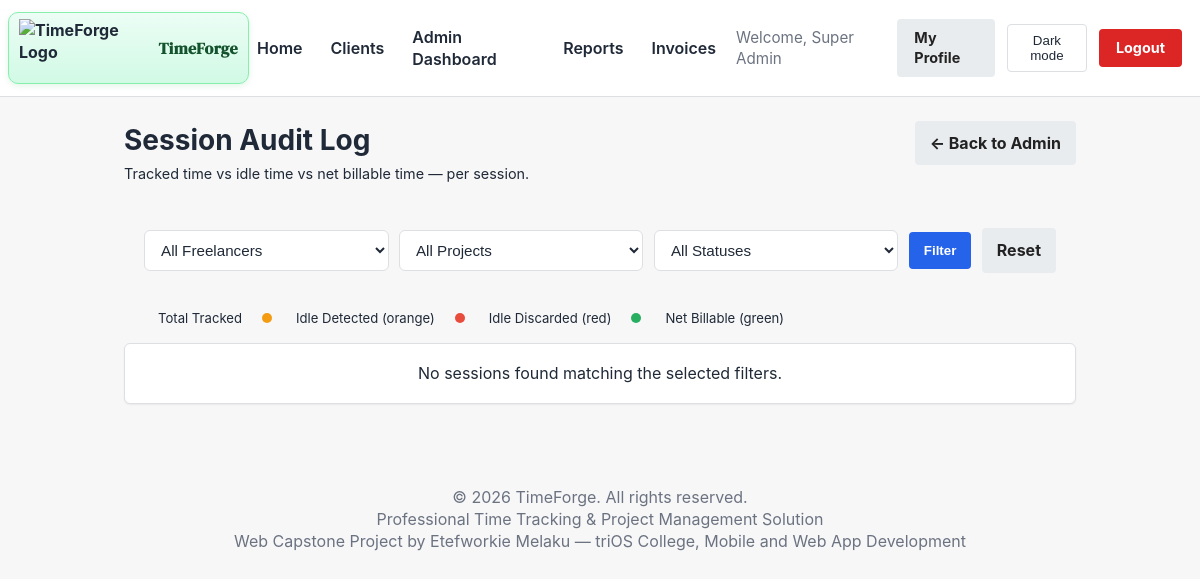
Page /admin/session_audit.php (signed in) on the earlier database version.
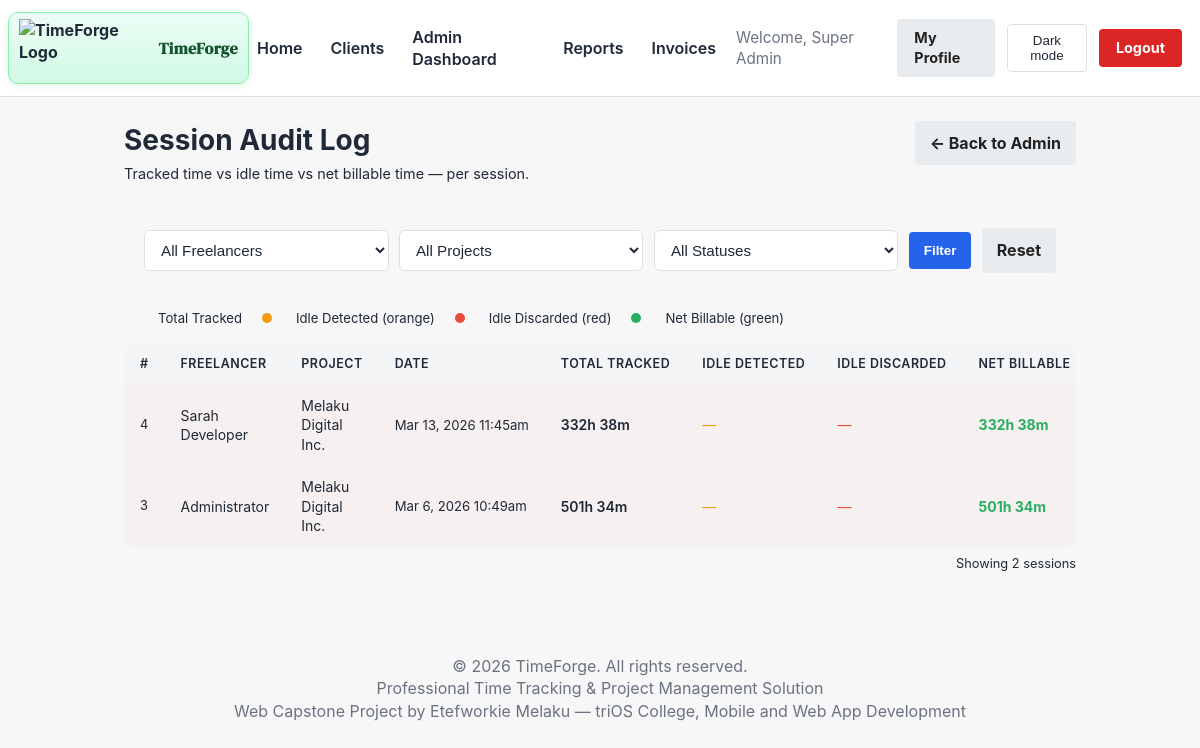
Same page on the later database version.
### tables this page shows
CREATE TABLE `users` (
  `id` int(11) NOT NULL,
  `company_id` int(11) DEFAULT NULL,
  `username` varchar(50) NOT NULL,
  `email` varchar(100) NOT NULL,
  `password` varchar(255) NOT NULL,
  `role` enum('admin','freelancer','client') NOT NULL DEFAULT 'freelancer',
  `full_name` varchar(100) NOT NULL,
  `company_name` varchar(150) DEFAULT NULL,
  `business_tagline` varchar(200) DEFAULT NULL,
  `is_active` tinyint(1) DEFAULT 1,
  `last_login` datetime DEFAULT NULL,
  `last_active_at` datetime DEFAULT NULL,
  `current_project_id` int(11) DEFAULT NULL,
  `password_reset_token` varchar(255) DEFAULT NULL,
  `password_reset_expires` datetime DEFAULT NULL,
  `created_at` timestamp NOT NULL DEFAULT current_timestamp(),
  `updated_at` timestamp NOT NULL DEFAULT current_timestamp() ON UPDATE current_timestamp()
);

CREATE TABLE `time_entries` (
  `id` int(11) NOT NULL,
  `company_id` int(11) DEFAULT NULL,
  `project_id` int(11) NOT NULL,
  `user_id` int(11) DEFAULT NULL,
  `start_time` datetime NOT NULL,
  `end_time` datetime DEFAULT NULL,
  `total_seconds` int(11) DEFAULT 0,
  `description` text DEFAULT NULL,
  `is_billable` tinyint(1) DEFAULT 1,
  `is_idle_detected` tinyint(1) DEFAULT 0,
  `status` enum('running','paused','completed','pending','approved','rejected','abandoned') DEFAULT 'completed',
  `entry_type` enum('timer','manual') DEFAULT 'timer',
  `reviewed_by` int(11) DEFAULT NULL,
  `reviewed_at` datetime DEFAULT NULL,
  `rejection_reason` varchar(255) DEFAULT NULL,
  `created_at` timestamp NOT NULL DEFAULT current_timestamp(),
  `updated_at` timestamp NOT NULL DEFAULT current_timestamp() ON UPDATE current_timestamp(),
  `idle_seconds` int(11) DEFAULT 0 COMMENT 'Total idle seconds detected during this session',
  `discarded_idle_seconds` int(11) DEFAULT 0 COMMENT 'Idle seconds the user chose to discard',
  `activity_score_avg` float DEFAULT NULL COMMENT 'Average activity events per heartbeat minute',
  `close_reason` enum('manual','auto','abandoned') DEFAULT 'manual' COMMENT 'How the session was closed'
);

CREATE TABLE `projects` (
  `id` int(11) NOT NULL,
  `company_id` int(11) DEFAULT NULL,
  `project_name` varchar(100) NOT NULL,
  `description` text DEFAULT NULL,
  `client_id` int(11) NOT NULL,
  `created_by` int(11) DEFAULT NULL,
  `hourly_rate` decimal(10,2) DEFAULT 0.00,
  `budget` decimal(10,2) DEFAULT NULL,
  `deadline` date DEFAULT NULL,
  `status` enum('active','completed','archived') DEFAULT 'active',
  `stage` enum('planning','in_progress','review','testing','on_hold','completed','archived') DEFAULT 'planning',
  `created_at` timestamp NOT NULL DEFAULT current_timestamp(),
  `updated_at` timestamp NOT NULL DEFAULT current_timestamp() ON UPDATE current_timestamp(),
  `deleted_at` timestamp NULL DEFAULT NULL,
  `deleted_by` int(11) DEFAULT NULL,
  `deletion_requested` tinyint(1) DEFAULT 0,
  `deletion_requested_by` int(11) DEFAULT NULL,
  `deletion_requested_at` timestamp NULL DEFAULT NULL,
  `deletion_reason` text DEFAULT NULL,
  `progress_percentage` int(11) DEFAULT 0,
  `budget_alert_75` tinyint(1) DEFAULT 0,
  `budget_alert_90` tinyint(1) DEFAULT 0,
  `budget_alert_100` tinyint(1) DEFAULT 0,
  `tax_rate` decimal(5,2) DEFAULT 0.00 COMMENT 'Default tax percentage for invoices on this project'
);

### src/Core/Auth.php (called while the page is built, shortened)
<?php
function devBypassEnabled() {
    return defined('DEV_AUTH_BYPASS') && DEV_AUTH_BYPASS === true;
}
function getCurrentUser() {
    return isset($_SESSION['user_id']) ? $_SESSION : null;
}
function isLoggedIn() {
    return isset($_SESSION['user_id']) && !empty($_SESSION['user_id']);
}
function hasRole($role) {
    return isset($_SESSION['role']) && $_SESSION['role'] === $role;
}

### admin/session_audit.php (the view, shortened to what the changed rows need)
<?php
require_once __DIR__ . '/../includes/auth.php';
$where   = ['te.status IN ("completed","approved","abandoned")', 'te.company_id = :company_id'];
$params  = [':company_id' => $_SESSION['company_id']];
$whereSQL = implode(' AND ', $where);
$sql = "
    SELECT te.id,
           te.start_time,
           te.end_time,
           te.total_seconds,
           te.idle_seconds,
           te.discarded_idle_seconds,
           te.activity_score_avg,
           te.close_reason,
           te.status,
           te.description,
           u.full_name   AS freelancer,
           p.project_name        AS project_name
    FROM time_entries te
    INNER JOIN users    u ON u.id = te.user_id
    INNER JOIN projects p ON p.id = te.project_id
    WHERE $whereSQL
    ORDER BY te.start_time DESC
    LIMIT 200
";
$stmt = $pdo->prepare($sql);
$stmt->execute($params);
$entries = $stmt->fetchAll(PDO::FETCH_ASSOC);
$users_stmt = $pdo->prepare("SELECT id, full_name FROM users WHERE role IN ('freelancer','admin') AND company_id = :company_id ORDER BY full_name");
$users_stmt->execute([':company_id' => $_SESSION['company_id']]);
$users = $users_stmt->fetchAll(PDO::FETCH_ASSOC);
function fmtSeconds(int $s): string {
    $h = floor($s / 3600);
    $m = floor(($s % 3600) / 60);
    return sprintf('%dh %02dm', $h, $m);
}
?>
<!DOCTYPE html>
<html lang="en">
<head>
    <link rel="stylesheet" href="/TimeForge_Capstone/css/style.css">
    <link rel="stylesheet" href="/TimeForge_Capstone/css/session-audit.css">
</head>
<body>
<?php include_once __DIR__ . '/../includes/header_partial.php'; ?>
<div class="container">
    <div class="audit-page-header">
        <div>
            <h1 class="audit-title">Session Audit Log</h1>
        </div>
        <a href="/TimeForge_Capstone/admin/dashboard.php" class="btn btn-secondary">← Back to Admin</a>
    </div>
    <form method="GET" class="audit-filter-bar">
        <select name="user_id" class="form-control audit-select">
        </select>
        <select name="project_id" class="form-control audit-select">
        </select>
        <select name="status" class="form-control audit-select">
        </select>
        <button type="submit" class="btn btn-primary">Filter</button>
        <a href="/TimeForge_Capstone/admin/session_audit.php" class="btn btn-secondary">Reset</a>
    </form>
    <div class="audit-legend">
        <span class="legend-dot legend-tracked"></span> Total Tracked
        <span class="legend-dot legend-idle"></span> Idle Detected (orange)
        <span class="legend-dot legend-discarded"></span> Idle Discarded (red)
        <span class="legend-dot legend-net"></span> Net Billable (green)
    </div>
    <?php if (empty($entries)): ?>
        <div class="card audit-empty">
            <p>No sessions found matching the selected filters.</p>
        </div>
    <?php else: ?>
    <div class="audit-table-wrap">
        <table class="audit-table">
            <thead>
                <tr>
                    <th>#</th>
                    <th>Freelancer</th>
                    <th>Project</th>
                    <th>Date</th>
                    <th>Total Tracked</th>
                    <th>Idle Detected</th>
                    <th>Idle Discarded</th>
                    <th>Net Billable</th>
                </tr>
            </thead>
            <tbody>
            <?php foreach ($entries as $e):
                $total      = (int)$e['total_seconds'];
                $idle       = (int)$e['idle_seconds'];
                $discarded  = (int)$e['discarded_idle_seconds'];
                $net        = max(0, $total - $discarded);
                $date       = date('M j, Y g:ia', strtotime($e['start_time']));
                $closeReason = $e['close_reason'];
            ?>
                <tr class="<?= $closeReason === 'abandoned' ? 'row-abandoned' : '' ?>">
                    <td class="audit-id"><?= $e['id'] ?></td>
                    <td><?= htmlspecialchars($e['freelancer']) ?></td>
                    <td><?= htmlspecialchars($e['project_name']) ?></td>
                    <td class="audit-date"><?= $date ?></td>
                    <td class="col-tracked"><?= fmtSeconds($total) ?></td>
                    <td class="col-idle"><?= $idle > 0 ? fmtSeconds($idle) : '<span class="text-muted">—</span>' ?></td>
                    <td class="col-discarded"><?= $discarded > 0 ? fmtSeconds($discarded) : '<span class="text-muted">—</span>' ?></td>
                    <td class="col-net">
                        <strong><?= fmtSeconds($net) ?></strong>
                    </td>
                </tr>
            <?php endforeach; ?>
            </tbody>
        </table>
    </div>
    <p class="audit-count">Showing <?= count($entries) ?> session<?= count($entries) !== 1 ? 's' : '' ?></p>
    <?php endif; ?>
</div>
</body>
</html>

### includes/header_partial.php (shortened to what the changed rows need)
<?php
require_once __DIR__ . '/auth.php';
$current_user = getCurrentUser();
?>
<header>
  <nav>
    <a href="/TimeForge_Capstone/index.php">Home</a>
    <?php if (isLoggedIn()): ?>
      <?php if (hasRole('client')): ?>
        <a href="/TimeForge_Capstone/client/dashboard.php">My Dashboard</a>
        <a href="/TimeForge_Capstone/client/projects.php">My Projects</a>
        <a href="/TimeForge_Capstone/invoices/history.php">Invoices</a>
      <?php else: ?>
        <a href="/TimeForge_Capstone/clients.php">Clients</a>
        <?php if (hasRole('admin')): ?>
          <a href="/TimeForge_Capstone/admin/dashboard.php">Admin Dashboard</a>
          <a href="/TimeForge_Capstone/admin/reports.php">Reports</a>
          <a href="/TimeForge_Capstone/invoices/history.php">Invoices</a>
        <?php elseif (hasRole('freelancer')): ?>
          <a href="/TimeForge_Capstone/freelancer/dashboard.php">Freelancer Portal</a>
        <?php endif; ?>
      <?php endif; ?>
      <span class="nav-text">Welcome, <?php echo htmlspecialchars($current_user['full_name'] ?? 'User'); ?></span>
      <a href="/TimeForge_Capstone/profile.php" class="btn btn-secondary btn-compact">My Profile</a>
      <button id="themeToggle" class="theme-toggle">Dark mode</button>
      <a href="/TimeForge_Capstone/includes/logout.php" class="btn btn-danger btn-compact">Logout</a>
    <?php else: ?>
      <button id="themeToggle" class="theme-toggle">Dark mode</button>
      <a href="/TimeForge_Capstone/login.php">Login</a>
      <a href="/TimeForge_Capstone/register.php">Register</a>
    <?php endif; ?>
  </nav>
</header>
<link rel="stylesheet" href="/TimeForge_Capstone/css/style.css">
<link rel="stylesheet" href="/TimeForge_Capstone/css/time_tracker.css">

Differences in the rows shown:
now on this page (row edited): users: full_name "Super Admin"
now on this page (row edited): time_entries: id "4", user.full_name "Sarah Developer", project.project_name "Melaku Digital Inc.", start_time "Mar 13, 2026 11:45am", total_seconds "332h 38m", fmtSeconds($net) "332h 38m"
now on this page (row edited): time_entries: id "3", user.full_name "Administrator", project.project_name "Melaku Digital Inc.", start_time "Mar 6, 2026 10:49am", total_seconds "501h 34m", fmtSeconds($net) "501h 34m"
Other differences:
count($entries): (not shown) → "2"
$current_user['full_name']: "Super Admin" → (not shown)
text no longer shown: "No sessions found matching the selected filters."
text now shown: "# FREELANCER PROJECT DATE TOTAL TRACKED IDLE DETECTED IDLE DISCARDED NET BILLABLE Showing session s"
